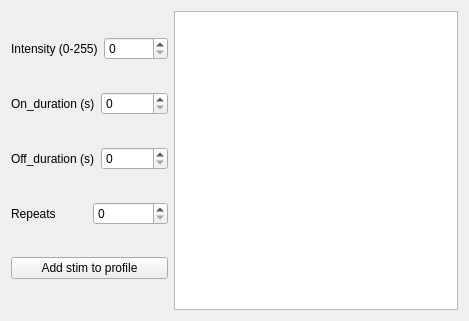
<?xml version="1.0" encoding="UTF-8"?>
<ui version="4.0">
 <class>Form</class>
 <widget class="QWidget" name="Form">
  <property name="geometry">
   <rect>
    <x>0</x>
    <y>0</y>
    <width>469</width>
    <height>321</height>
   </rect>
  </property>
  <property name="windowTitle">
   <string>Form</string>
  </property>
  <layout class="QGridLayout" name="gridLayout">
   <item row="0" column="0">
    <layout class="QVBoxLayout" name="verticalLayout">
     <item>
      <layout class="QHBoxLayout" name="horizontalLayout_3">
       <item>
        <widget class="QLabel" name="label_3">
         <property name="text">
          <string>Intensity (0-255)</string>
         </property>
        </widget>
       </item>
       <item>
        <widget class="QSpinBox" name="spinBox_intensity">
         <property name="maximum">
          <number>255</number>
         </property>
        </widget>
       </item>
      </layout>
     </item>
     <item>
      <layout class="QHBoxLayout" name="horizontalLayout">
       <item>
        <widget class="QLabel" name="label">
         <property name="text">
          <string>On_duration (s)</string>
         </property>
        </widget>
       </item>
       <item>
        <widget class="QSpinBox" name="spinBox_on_duration">
         <property name="maximum">
          <number>999999999</number>
         </property>
        </widget>
       </item>
      </layout>
     </item>
     <item>
      <layout class="QHBoxLayout" name="horizontalLayout_2">
       <item>
        <widget class="QLabel" name="label_2">
         <property name="text">
          <string>Off_duration (s)</string>
         </property>
        </widget>
       </item>
       <item>
        <widget class="QSpinBox" name="spinBox_off_duration">
         <property name="maximum">
          <number>999999999</number>
         </property>
        </widget>
       </item>
      </layout>
     </item>
     <item>
      <layout class="QHBoxLayout" name="horizontalLayout_4">
       <item>
        <widget class="QLabel" name="label_4">
         <property name="text">
          <string>Repeats</string>
         </property>
        </widget>
       </item>
       <item>
        <widget class="QSpinBox" name="spinBox_repeats"/>
       </item>
      </layout>
     </item>
     <item>
      <widget class="QPushButton" name="button_add_stim">
       <property name="text">
        <string>Add stim to profile</string>
       </property>
      </widget>
     </item>
    </layout>
   </item>
   <item row="0" column="1">
    <widget class="QTableView" name="tableView"/>
   </item>
  </layout>
 </widget>
 <resources/>
 <connections/>
</ui>
